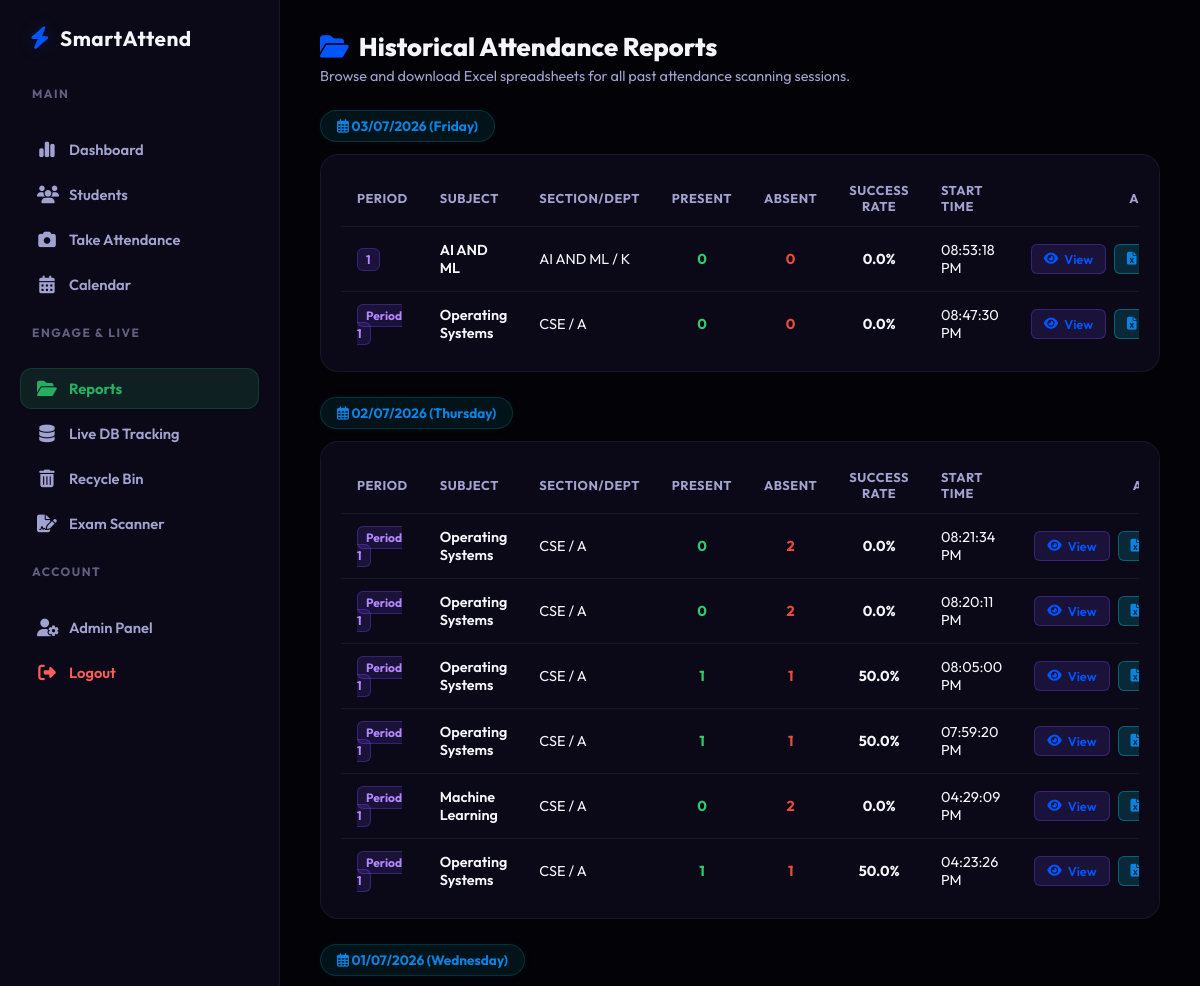
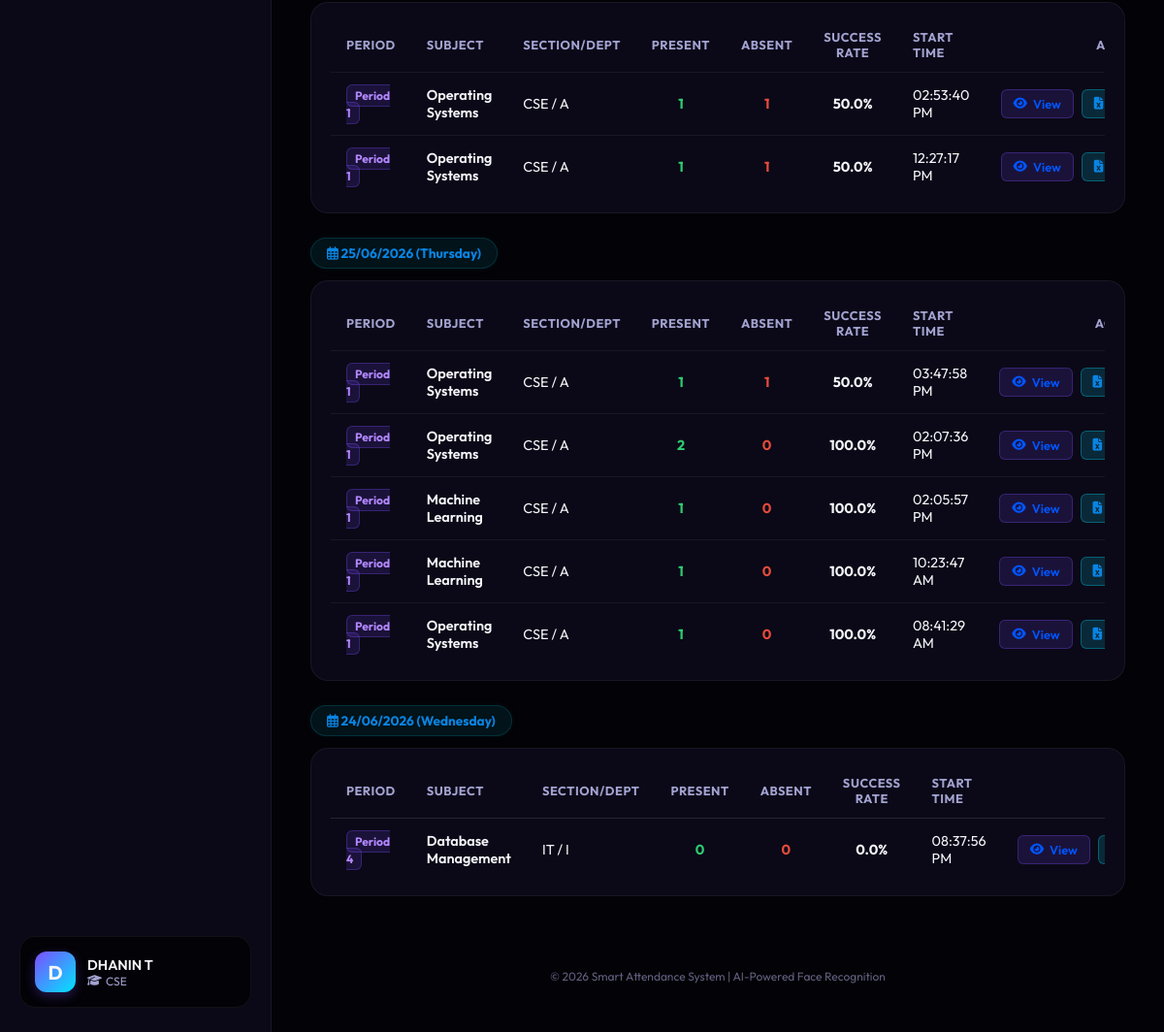
The app's page /reports/ (signed in) with its own data (2 pictures, top to bottom).
### attendance/models.py (models this page shows, shortened)
class FacultyProfile(models.Model):
    user = models.OneToOneField(User, on_delete=models.CASCADE, related_name='profile')
    full_name = models.CharField(max_length=150)
    department = models.CharField(max_length=100)

class AttendanceSession(models.Model):
    subject = models.CharField(max_length=150)
    department = models.CharField(max_length=100)
    section = models.CharField(max_length=50)
    period = models.CharField(max_length=50)
    date = models.DateField(auto_now_add=True)
    start_time = models.TimeField(auto_now_add=True)
    is_deleted = models.BooleanField(default=False)
    class Meta:
        ordering = ['-date', '-start_time']

### attendance/views.py (the view)
# urls.py: path('reports/', views.reports_page, name='reports'),
@login_required
def reports_page(request):
    sessions = AttendanceSession.objects.filter(is_deleted=False).order_by('-date', '-start_time')
    dates_dict = {}
    for s in sessions:
        date_key = s.date.strftime("%Y-%m-%d")
        date_display = s.date.strftime("%d/%m/%Y (%A)")
        if date_key not in dates_dict:
            dates_dict[date_key] = {
                'display': date_display,
                'sessions': []
            }
        t_count = s.logs.count()
        p_count = s.logs.filter(status='Present').count()
        rate = round((p_count / t_count) * 100, 1) if t_count > 0 else 0.0
        dates_dict[date_key]['sessions'].append({
            'id': s.id,
            'period': s.period,
            'subject': s.subject,
            'dept_section': f"{s.department} / {s.section}",
            'present': p_count,
            'absent': t_count - p_count,
            'success_rate': f"{rate}%",
            'start_time': s.start_time.strftime("%I:%M:%S %p"),
        })
    reports_data = [dates_dict[k] for k in sorted(dates_dict.keys(), reverse=True)]
    return render(request, 'attendance/reports.html', {'reports': reports_data})

### attendance/templates/attendance/reports.html (shortened to what this page needs)
{% extends 'attendance/base.html' %}
{% load static %}
{% block nav_reports %}active{% endblock %}
{% block content %}
<div style="margin-bottom: 25px;">
    <h1 style="font-size: 1.6rem; font-weight: 800; display: flex; align-items: center; gap: 10px;">
        <i class="fa-solid fa-folder-open" style="color: var(--primary);"></i> Historical Attendance Reports
    </h1>
    <p style="color: var(--text-secondary); font-size: 0.9rem; margin-top: 4px;">
        Browse and download Excel spreadsheets for all past attendance scanning sessions.
    </p>
</div>
{% if reports %}
    {% for report in reports %}
    <div class="report-date-block">
        <span class="report-date-header">
            <i class="fa-regular fa-calendar-days"></i> {{ report.display }}
        </span>
        <div class="report-table-card">
            <div class="table-container">
                <table>
                    <thead>
                        <tr>
                            <th>Period</th>
                            <th>Subject</th>
                            <th>Section/Dept</th>
                            <th style="text-align: center;">Present</th>
                            <th style="text-align: center;">Absent</th>
                            <th style="text-align: center;">Success Rate</th>
                            <th>Start Time</th>
                            <th style="text-align: center;">Actions</th>
                        </tr>
                    </thead>
                    <tbody>
                        {% for session in report.sessions %}
                        <tr>
                            <td>
                                <span class="badge-period">{{ session.period }}</span>
                            </td>
                            <td style="font-weight: 600;">{{ session.subject }}</td>
                            <td>{{ session.dept_section }}</td>
                            <td style="text-align: center; color: var(--accent-emerald); font-weight: 700;">{{ session.present }}</td>
                            <td style="text-align: center; color: var(--accent-rose); font-weight: 700;">{{ session.absent }}</td>
                            <td style="text-align: center; font-weight: 700;">{{ session.success_rate }}</td>
                            <td>{{ session.start_time }}</td>
                            <td style="text-align: center;">
                                <div style="display: inline-flex; gap: 8px; align-items: center;">
                                    <a href="{% url 'session_detail' session.id %}" class="btn-action-export" style="background: rgba(124, 77, 255, 0.15); border-color: rgba(124, 77, 255, 0.3); color: var(--primary);">
                                        <i class="fa-solid fa-eye"></i> View
                                    </a>
                                    <a href="{% url 'export_excel' session.id %}" class="btn-action-export">
                                        <i class="fa-solid fa-file-excel"></i> Export
                                    </a>
                                </div>
                            </td>
                        </tr>
                        {% endfor %}
                    </tbody>
                </table>
            </div>
        </div>
    </div>
    {% endfor %}
{% endif %}
{% endblock %}

### attendance/templates/attendance/base.html (shortened to what this page needs)
{% load static %}
<!DOCTYPE html>
<html lang="en">
<head>
    <link rel="stylesheet" href="{% static 'attendance/style.css' %}?v=2.9">
    <link rel="stylesheet" href="https://cdnjs.cloudflare.com/ajax/libs/font-awesome/6.4.0/css/all.min.css">
</head>
<body class="dark-theme">
    <div class="app-layout">
        <aside class="sidebar">
            <div class="sidebar-logo">
                <a href="{% url 'dashboard' %}" class="brand-logo">
                    <i class="fa-solid fa-bolt"></i>
                    <span>SmartAttend</span>
                </a>
            </div>
            <div class="sidebar-menu-wrapper">
                <div class="sidebar-section-label">MAIN</div>
                <nav class="sidebar-nav">
                    <a href="{% url 'dashboard' %}" class="sidebar-nav-item {% block nav_dashboard %}{% endblock %}">
                        <i class="fa-solid fa-chart-simple"></i> Dashboard
                    </a>
                    <a href="{% url 'manage_students' %}" class="sidebar-nav-item {% block nav_students %}{% endblock %}">
                        <i class="fa-solid fa-users"></i> Students
                    </a>
                    <a href="{% url 'take_attendance_setup' %}" class="sidebar-nav-item {% block nav_take_attendance %}{% endblock %}">
                        <i class="fa-solid fa-camera"></i> Take Attendance
                    </a>
                    <a href="{% url 'calendar_page' %}" class="sidebar-nav-item {% block nav_calendar %}{% endblock %}">
                        <i class="fa-solid fa-calendar-days"></i> Calendar
                    </a>
                </nav>
                <div class="sidebar-section-label">ENGAGE & LIVE</div>
                <nav class="sidebar-nav">
                    <a href="{% url 'reports' %}" class="sidebar-nav-item {% block nav_reports %}{% endblock %}">
                        <i class="fa-solid fa-folder-open"></i> Reports
                    </a>
                    <a href="{% url 'database_tracking' %}" class="sidebar-nav-item {% block nav_tracking %}{% endblock %}">
                        <i class="fa-solid fa-database"></i> Live DB Tracking
                    </a>
                    <a href="{% url 'recycle_bin' %}" class="sidebar-nav-item {% block nav_recycle %}{% endblock %}">
                        <i class="fa-solid fa-trash-can"></i> Recycle Bin
                    </a>
                    <a href="{% url 'exam_list' %}" class="sidebar-nav-item {% block nav_exam %}{% endblock %}">
                        <i class="fa-solid fa-file-signature"></i> Exam Scanner
                    </a>
                </nav>
                <div class="sidebar-section-label">ACCOUNT</div>
                <nav class="sidebar-nav">
                    <a href="/admin/" target="_blank" class="sidebar-nav-item">
                        <i class="fa-solid fa-user-gear"></i> Admin Panel
                    </a>
                    <a href="{% url 'logout' %}" class="sidebar-nav-item btn-logout-sidebar">
                        <i class="fa-solid fa-right-from-bracket"></i> Logout
                    </a>
                </nav>
            </div>
            <div class="sidebar-user-widget">
                <div class="user-avatar-circle">
                    {% if request.user.profile.full_name %}
                        {{ request.user.profile.full_name|slice:":1"|upper }}
                    {% else %}
                        {{ request.user.username|slice:":1"|upper }}
                    {% endif %}
                </div>
                <div class="user-widget-info">
                    <div class="user-widget-name">
                        {% if request.user.profile.full_name %}
                            {{ request.user.profile.full_name }}
                        {% else %}
                            {{ request.user.username }}
                        {% endif %}
                    </div>
                    <div class="user-widget-role">
                        <i class="fa-solid fa-graduation-cap"></i>
                        {% if request.user.profile.department %}
                            {{ request.user.profile.department }}
                        {% else %}
                            CSE
                        {% endif %}
                    </div>
                </div>
            </div>
        </aside>
        <div class="main-content-wrapper">
            <main>
                {% block content %}
                {% endblock %}
            </main>
            <footer class="footer-note">
                <p>&copy; 2026 Smart Attendance System | AI-Powered Face Recognition</p>
            </footer>
        </div>
    </div>
</body>
</html>

### records on screen
AttendanceSession: subject "AI AND ML"
AttendanceSession: period "Period 1", subject "Operating Systems"
AttendanceSession: period "Period 1", subject "Operating Systems"
AttendanceSession: period "Period 1", subject "Operating Systems"
AttendanceSession: period "Period 1", subject "Operating Systems"
AttendanceSession: period "Period 1", subject "Operating Systems"
AttendanceSession: period "Period 1", subject "Machine Learning"
AttendanceSession: period "Period 1", subject "Operating Systems"
AttendanceSession: period "Period 1", subject "Operating Systems"
AttendanceSession: period "Period 1", subject "Operating Systems"
AttendanceSession: period "Period 1", subject "Operating Systems"
AttendanceSession: period "Period 1", subject "Operating Systems"
AttendanceSession: period "Period 1", subject "Machine Learning"
AttendanceSession: period "Period 1", subject "Machine Learning"
AttendanceSession: period "Period 1", subject "Operating Systems"
AttendanceSession: period "Period 4", subject "Database Management"

### other values on screen
{{ request.user.profile.full_name|slice:":1"|upper }} "D"
{{ request.user.profile.full_name }} "DHANIN T"
{{ request.user.profile.department }} "CSE"
{{ report.display }} "03/07/2026 (Friday)" "02/07/2026 (Thursday)" "01/07/2026 (Wednesday)" "25/06/2026 (Thursday)" "24/06/2026 (Wednesday)"
{{ session.period }} "1"
{{ session.dept_section }} "AI AND ML / K" "CSE / A" "CSE / A" "CSE / A" "CSE / A" "CSE / A" "CSE / A" "CSE / A" "CSE / A" "CSE / A" "CSE / A" "CSE / A" "CSE / A" "CSE / A" "CSE / A" "IT / I"
{{ session.present }} "0" "0" "0" "0" "1" "1" "0" "1" "1" "1" "1" "2" "1" "1" "1" "0"
{{ session.absent }} "0" "0" "2" "2" "1" "1" "2" "1" "1" "1" "1" "0" "0" "0" "0" "0"
{{ session.success_rate }} "0.0%" "0.0%" "0.0%" "0.0%" "50.0%" "50.0%" "0.0%" "50.0%" "50.0%" "50.0%" "50.0%" "100.0%" "100.0%" "100.0%" "100.0%" "0.0%"
{{ session.start_time }} "08:53:18 PM" "08:47:30 PM" "08:21:34 PM" "08:20:11 PM" "08:05:00 PM" "07:59:20 PM" "04:29:09 PM" "04:23:26 PM" "02:53:40 PM" "12:27:17 PM" "03:47:58 PM" "02:07:36 PM" "02:05:57 PM" "10:23:47 AM" "08:41:29 AM" "08:37:56 PM"
